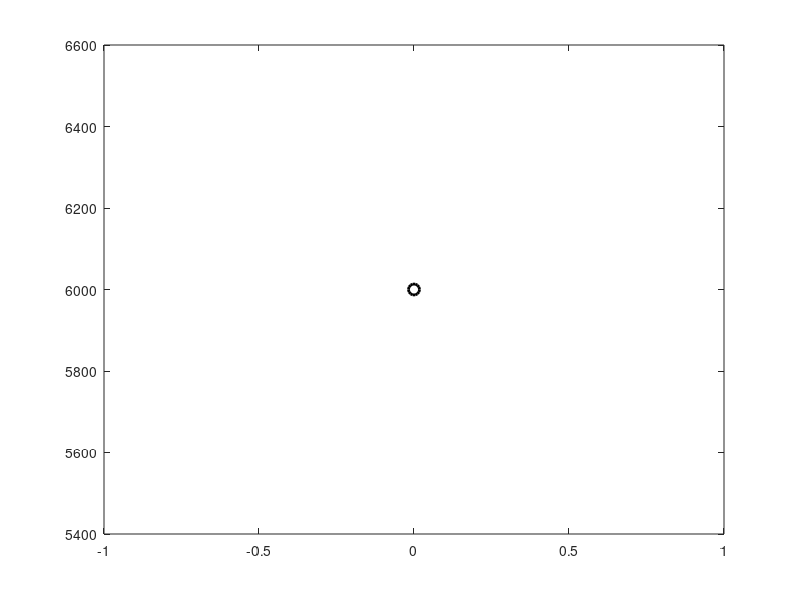

This chart was generated by the following MATLAB code: (Note: this script raises an error after producing the figure.)
clear all; close all; clc;

target = 12000;
numMonths = 24;
prevProd = 6000;
month0 = 0;
intialworkers = 300;

%column1 = month;
%column2 = workers chosen;
%column3 = production obtained;

history = [month0, intialworkers, prevProd];

figure;
plot(history(:, 1), history(:, 3), 'ko-', 'LineWidth', 2, 'MarkerSize', 8);
hold on;
yline(target, 'r--', 'Target = 12000');
xlim([0 numMonths]);
xlabel("Month");
ylabel('Sugar Production');
title('Sugar Factory Control Simulation');
grid on;

for ii = 1 : numMonths;

	fprintf("Months : %d\n", ii)
	fprintf("Previous Months Production: %.2f\n", prevProd);

	%get the worker needed from the manager: 
	workers = input('How many workers you want to hire? : ');
	currentProd = 20 * workers - prevProd;

	%Store the result 
	history(end+1, :) = [ii, workers, currentProd];

	%Now update the graph 
	plot(history(:, 1), history(:, 3), 'ko-', 'LineWidth', 2, 'MarkerSize', 8);
	%Force to draw the graph now;
	drawnow;

	%display some message with some numbers;
	fprintf("Workers chosen : %d\n", workers);
	fprintf("Current Month Production : %.2f\n", currentProd);
	fprintf("Distance from the target prodcution: %.2f\n", currentProd-target);
	prevProd = currentProd;
end


pause(2);
%display the final history table;
disp('Final History: [Months, Workers, Production]');
disp(history);
